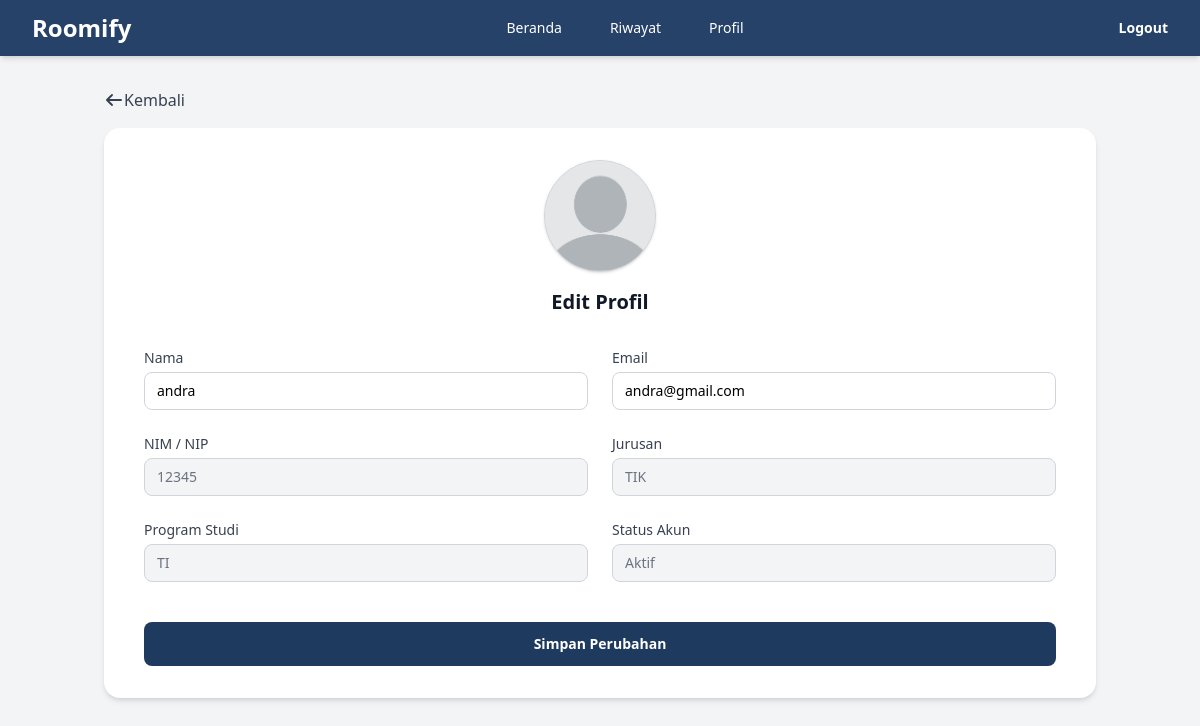
/index.php?controller=user&action=editProfil (signed in), run on the app's committed database.
### tables this page shows
CREATE TABLE `account` (
  `id_account` int NOT NULL,
  `id_registrasi` int DEFAULT NULL,
  `nama` varchar(100) NOT NULL,
  `jurusan` varchar(100) DEFAULT NULL,
  `prodi` varchar(100) DEFAULT NULL,
  `email` varchar(100) NOT NULL,
  `password` varchar(255) NOT NULL,
  `role` enum('mahasiswa','dosen','tendik','admin','super_admin') NOT NULL DEFAULT 'mahasiswa',
  `nim_nip` varchar(30) NOT NULL,
  `unit_jurusan` varchar(100) DEFAULT NULL,
  `angkatan` int DEFAULT NULL,
  `durasi_studi` int DEFAULT NULL,
  `aktif_sampai` date DEFAULT NULL,
  `status_aktif` enum('aktif','nonaktif') NOT NULL DEFAULT 'aktif',
  `created_at` datetime NOT NULL DEFAULT CURRENT_TIMESTAMP
);

### App/Core/controller.php (called while the page is built, shortened)
<?php
class Controller
{
    protected function view($path, $data = [])
    {
        $file = __DIR__ . '/../views/' . $path . '.php';
        extract($data);
        require $file;
    }
}

### App/controllers/usercontroller.php (called while the page is built, shortened)
<?php
class UserController extends Controller
{
    public function editProfil()
    {
        $session = Auth::user();
        $currentUser = $session;
        if (!empty($session['id_account'])) {
            $accountModel = new Account();
            $row = $accountModel->findById($session['id_account']);
            if ($row) {
                $currentUser = $row;
            }
        }
        $this->view('user/editprofil', [
            'currentUser' => $currentUser,
        ]);
    }
}

### App/Core/router.php (called while the page is built, shortened)
<?php
class Router
{
    public function dispatch()
    {
        $action     = $_GET['action'] ?? 'landing';
        $controllerObject = new $controllerName();
        call_user_func([$controllerObject, $action]);
    }
}

### public/index.php (called while the page is built, shortened)
<?php
require __DIR__ . '/../app/core/model.php';
require __DIR__ . '/../app/core/controller.php';
require __DIR__ . '/../app/core/auth.php';
require __DIR__ . '/../app/core/router.php';
require __DIR__ . '/../app/controllers/usercontroller.php';
require __DIR__ . '/../app/models/account.php';
$router = new Router();
$router->dispatch();

### config/database.php (called while the page is built)
<?php
return [
    'host'     => '127.0.0.1',
    'port'     => '3306',
    'dbname'   => 'kubooking',
    'username' => 'root',
    'password' => '',
    'charset'  => 'utf8mb4',
];

### App/Core/model.php (called while the page is built, shortened)
<?php
class Model
{
    protected static $db;
    public function __construct()
    {
        if (!self::$db) {
            $config = require __DIR__ . '/../../config/database.php';
            $dsn = "mysql:host={$config['host']};port={$config['port']};dbname={$config['dbname']};charset={$config['charset']}";
            self::$db = new PDO($dsn, $config['username'], $config['password']);
            self::$db->setAttribute(PDO::ATTR_ERRMODE, PDO::ERRMODE_EXCEPTION);
            self::$db->setAttribute(PDO::ATTR_DEFAULT_FETCH_MODE, PDO::FETCH_ASSOC);
        }
    }
}

### App/Core/Auth.php (called while the page is built, shortened)
<?php
class Auth
{
    public static function user(): ?array
    {
        return $_SESSION['user'] ?? null;
    }
}

### App/models/Account.php (called while the page is built, shortened)
<?php
class Account extends Model
{
    protected static $table = 'Account';
    public function findById($id)
    {
        $stmt = self::$db->prepare("SELECT * FROM " . self::$table . " WHERE id_account = :id LIMIT 1");
        $stmt->execute(['id' => $id]);
        return $stmt->fetch(PDO::FETCH_ASSOC);
    }
}

### App/views/user/editprofil.php (the view, shortened to what this page needs)
<?php
$user        = $currentUser ?? [];
$role        = $user['role'] ?? 'mahasiswa';
$statusAktif = $user['status_aktif'] ?? 'aktif';
$fotoProfil = !empty($user['foto'])
    ? $user['foto']
    : 'img/default-user.png';
?>
<!DOCTYPE html>
<html lang="id">
<head>
    <script src="https://cdn.tailwindcss.com"></script>
    <link rel="stylesheet" href="https://cdnjs.cloudflare.com/ajax/libs/font-awesome/7.0.1/css/all.min.css" />
</head>
<body class="bg-gray-100 min-h-screen font-sans">
    <?php
    $navbarPath = __DIR__ . '/../layout/navbar.php';
    if (file_exists($navbarPath)) {
        include $navbarPath;
    }
    ?>
    <div class="max-w-5xl mx-auto mt-8 px-4 pb-10">
        <a href="index.php?controller=user&action=profil"
            class="inline-flex items-center text-gray-700 hover:text-gray-900 mb-4">
            <i class="fa-solid fa-arrow-left"></i>
            <span>Kembali</span>
        </a>
        <div class="bg-white rounded-2xl shadow-md px-6 py-8 md:px-10">
            <div class="flex flex-col items-center mb-8">
                <div class="w-28 h-28 rounded-full overflow-hidden bg-gray-200 border border-gray-300 shadow">
                    <img src="<?= htmlspecialchars($fotoProfil) ?>"
                        alt="Foto profil <?= htmlspecialchars($user['nama'] ?? 'Pengguna') ?>"
                        class="w-full h-full object-cover">
                </div>
                <h1 class="mt-4 text-xl font-semibold text-gray-900">
                    Edit Profil
                </h1>
            </div>
            <form
                action="index.php?controller=user&action=updateProfil"
                method="POST"
                class="grid grid-cols-1 md:grid-cols-2 gap-4 md:gap-6 text-sm">
                <div class="space-y-1">
                    <label class="text-gray-700">Nama</label>
                    <input
                        type="text"
                        name="nama"
                        value="<?= htmlspecialchars($user['nama'] ?? '') ?>"
                        class="w-full px-3 py-2 rounded-lg border border-gray-300 focus:outline-none focus:ring-2 focus:ring-blue-500"
                        required>
                </div>
                <div class="space-y-1">
                    <label class="text-gray-700">Email</label>
                    <input
                        type="email"
                        name="email"
                        value="<?= htmlspecialchars($user['email'] ?? '') ?>"
                        class="w-full px-3 py-2 rounded-lg border border-gray-300 focus:outline-none focus:ring-2 focus:ring-blue-500"
                        required>
                </div>
                <div class="space-y-1">
                    <label class="text-gray-700">NIM / NIP</label>
                    <input
                        type="text"
                        value="<?= htmlspecialchars($user['nim_nip'] ?? '-') ?>"
                        class="w-full px-3 py-2 rounded-lg border border-gray-300 bg-gray-100 text-gray-500 cursor-not-allowed"
                        disabled>
                </div>
                <div class="space-y-1">
                    <label class="text-gray-700">Jurusan</label>
                    <input
                        type="text"
                        value="<?= htmlspecialchars($user['jurusan'] ?? '-') ?>"
                        class="w-full px-3 py-2 rounded-lg border border-gray-300 bg-gray-100 text-gray-500 cursor-not-allowed"
                        disabled>
                </div>
                <?php if ($role === 'mahasiswa'): ?>
                    <div class="space-y-1">
                        <label class="text-gray-700">Program Studi</label>
                        <input
                            type="text"
                            value="<?= htmlspecialchars($user['prodi'] ?? '-') ?>"
                            class="w-full px-3 py-2 rounded-lg border border-gray-300 bg-gray-100 text-gray-500 cursor-not-allowed"
                            disabled>
                    </div>
                <?php endif; ?>
                <div class="space-y-1">
                    <label class="text-gray-700">Status Akun</label>
                    <input
                        type="text"
                        value="<?= $statusAktif === 'aktif' ? 'Aktif' : 'Nonaktif' ?>"
                        class="w-full px-3 py-2 rounded-lg border border-gray-300 bg-gray-100 text-gray-500 cursor-not-allowed"
                        disabled>
                </div>
                <div class="md:col-span-2 mt-4">
                    <button
                        type="submit"
                        class="w-full bg-[#1e3a5f] text-white py-3 rounded-lg font-semibold hover:bg-blue-700 transition">
                        Simpan Perubahan
                    </button>
                </div>
            </form>
        </div>
    </div>
</body>
</html>

### data on the page
account: nama "andra", email "andra@gmail.com", nim_nip "12345", jurusan "TIK", prodi "TI", status_aktif "Aktif"

### other printed values
$label "Beranda Riwayat Profil"
